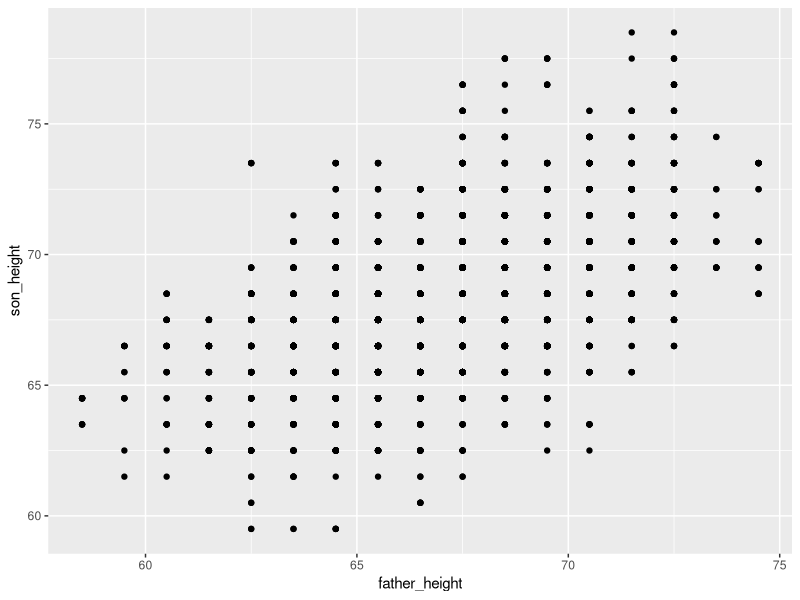
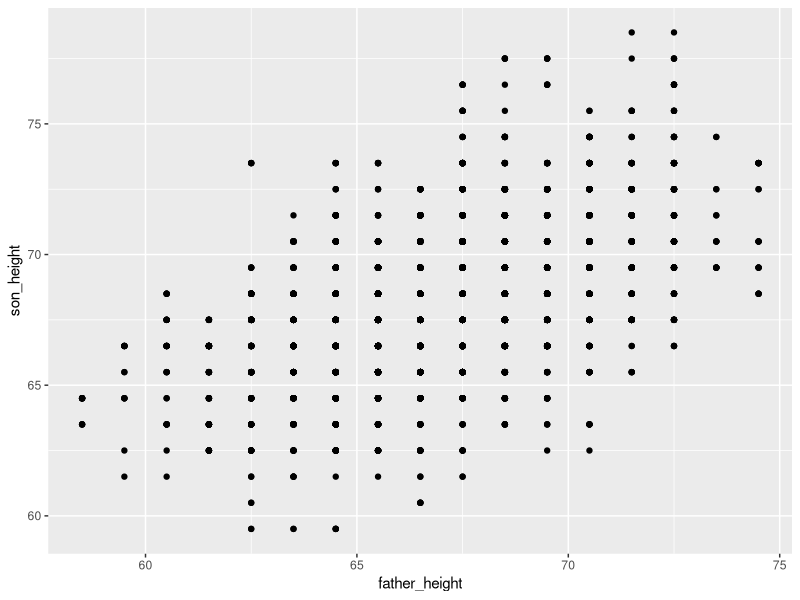
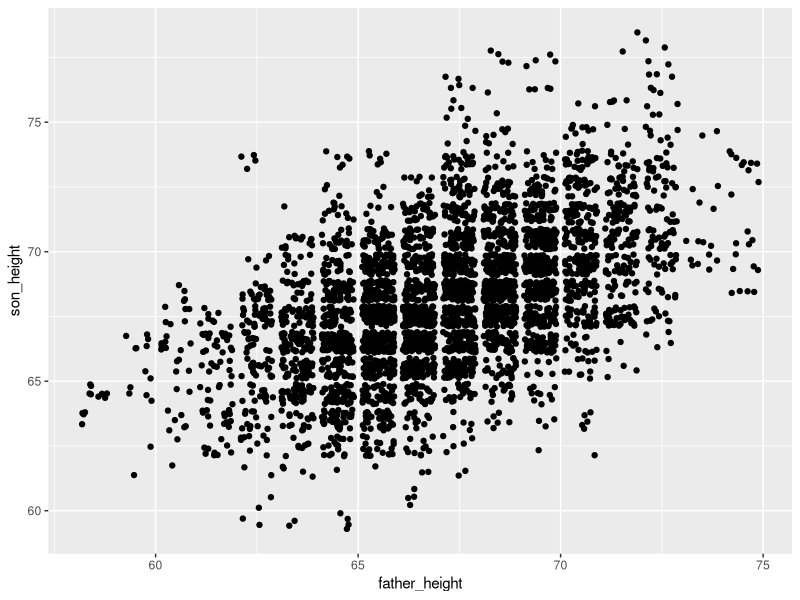
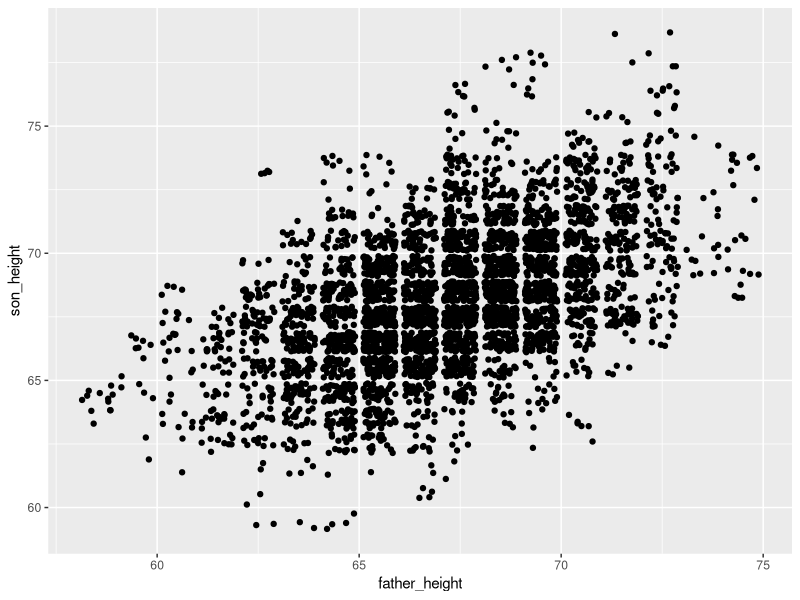
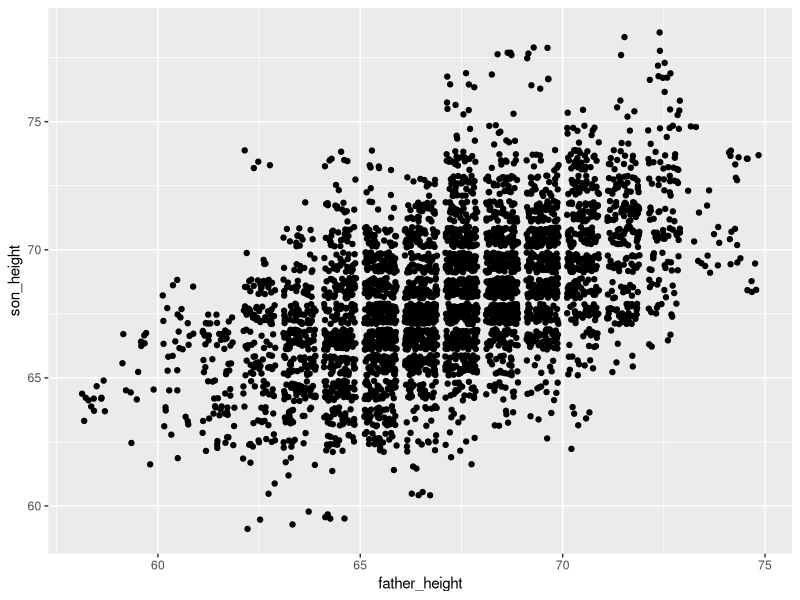
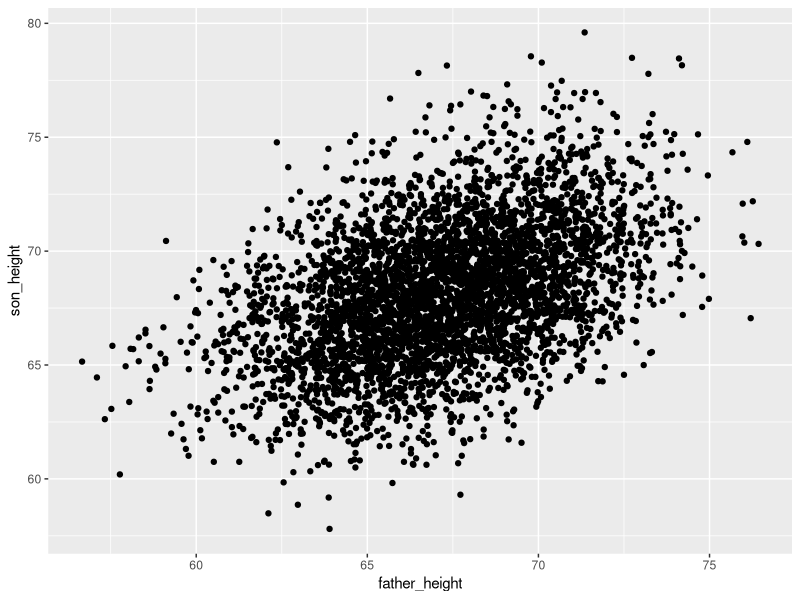
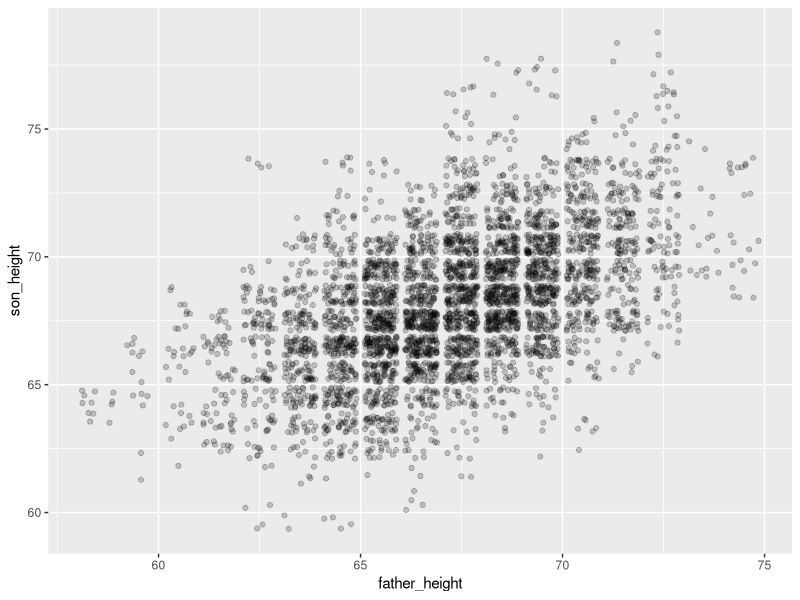
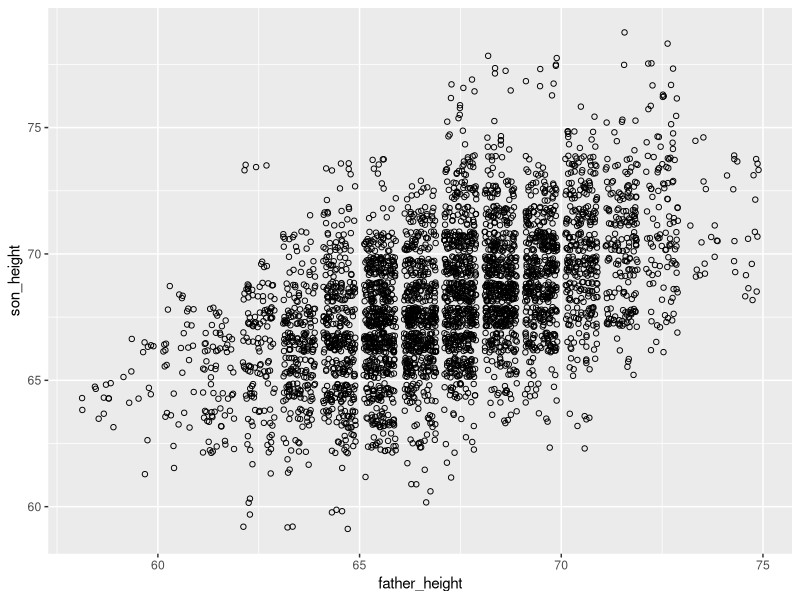

Reproduce these figures in R, in order.
## ---- chunk 1
# uncomment this line if you haven't installed this package yet,
# then comment or delete this line after you successfully install
# install.packages("tidyverse")
## ---- chunk 2
library(tidyverse) # this loads ggplot2, dplyr, and others
## ---- chunk 3
pl <- read.csv("FatherSonHeights.csv")
head(pl)
## ---- chunk 4
ggplot(data = pl, aes(x = father_height, y = son_height)) + geom_point()
## ---- chunk 5
ggplot(pl, aes(father_height, son_height)) + geom_point()
## ---- chunk 6
ggplot(pl, aes(father_height, son_height)) + geom_jitter()
## ---- chunk 7
ggplot(pl, aes(father_height, son_height)) + geom_point(position = "jitter")
## ---- chunk 8
set.seed(183)
ggplot(pl, aes(father_height, son_height)) + geom_jitter()
## ---- chunk 9
ggplot(pl, aes(father_height, son_height)) + geom_jitter(height = 2, width = 2)
## ---- chunk 10
ggplot(pl, aes(father_height, son_height)) + geom_jitter(alpha = 0.2)
## ---- chunk 11
ggplot(pl, aes(father_height, son_height)) + geom_jitter(shape = 1)
## ---- chunk 12
ggplot(pl, aes(father_height, son_height)) + geom_jitter(shape = 1, alpha = .2)
## ---- chunk 13
ggplot(pl, aes(father_height, son_height)) + geom_jitter(shape = 1, alpha = .2) +
    theme_classic()
## ---- chunk 14
pl_grouped <- group_by(pl, father_height, son_height)
pl_counts <- summarize(pl_grouped, count = n())
pl_counts <- ungroup(pl_counts)
head(pl_counts)
## ---- chunk 15
ggplot(pl_counts, aes(father_height, son_height)) + 
  geom_point(aes(size = count))
## ---- chunk 16
ggplot(pl_counts, aes(father_height, son_height)) + 
  geom_point(aes(size = count)) +
  geom_abline(intercept = 0, slope = 1)
## ---- chunk 17
ggplot(pl_counts, aes(father_height, son_height)) + 
  geom_point(aes(size = count)) +
  geom_abline(intercept = 0, slope = 1, color = "blue", linetype = 2)
## ---- chunk 18
pl_regression <- lm(son_height ~ father_height, data = pl)
regression_intercept <- pl_regression$coefficients[1]
regression_slope <- pl_regression$coefficients[2]
## ---- chunk 19
ggplot(pl_counts, aes(father_height, son_height)) + 
  geom_point(aes(size = count)) +
  geom_abline(intercept = 0, slope = 1, color = "blue", linetype = 2) +
  geom_abline(intercept = regression_intercept, 
              slope = regression_slope,
              color = "red")
## ---- chunk 20
ggplot(pl_counts, aes(father_height, son_height)) + 
  geom_point(aes(size = count)) +
  geom_smooth(method = "lm", se = FALSE)
## ---- chunk 21
ggplot(pl_counts, aes(father_height, son_height)) + 
  geom_point(aes(size = count)) +
  geom_smooth(method = "lm", se = FALSE, color = "red") +
  geom_smooth(aes(weight = count), method = "lm", se = FALSE, color = "blue")
## ---- chunk 22
ggplot(pl, aes(father_height, son_height)) + geom_jitter(alpha = .1) + 
  theme_gray()
ggplot(pl, aes(father_height, son_height)) + geom_jitter(alpha = .1) + 
  theme_void()
ggplot(pl, aes(father_height, son_height)) + geom_jitter(alpha = .1) + 
  theme_minimal()
ggplot(pl, aes(father_height, son_height)) + geom_jitter(alpha = .1) + 
  theme_classic()
ggplot(pl, aes(father_height, son_height)) + geom_jitter(alpha = .1) + 
  theme_bw()
ggplot(pl, aes(father_height, son_height)) + geom_jitter(alpha = .1) + 
  theme_dark()

## ---- chunk 23
ggplot(pl_counts, aes(father_height, son_height)) + 
  geom_point(aes(size = count)) +
  xlab("father height (inches)") +
  ylab("son height (inches)") +
  ggtitle("Data from Pearson & Lee (1903)")
